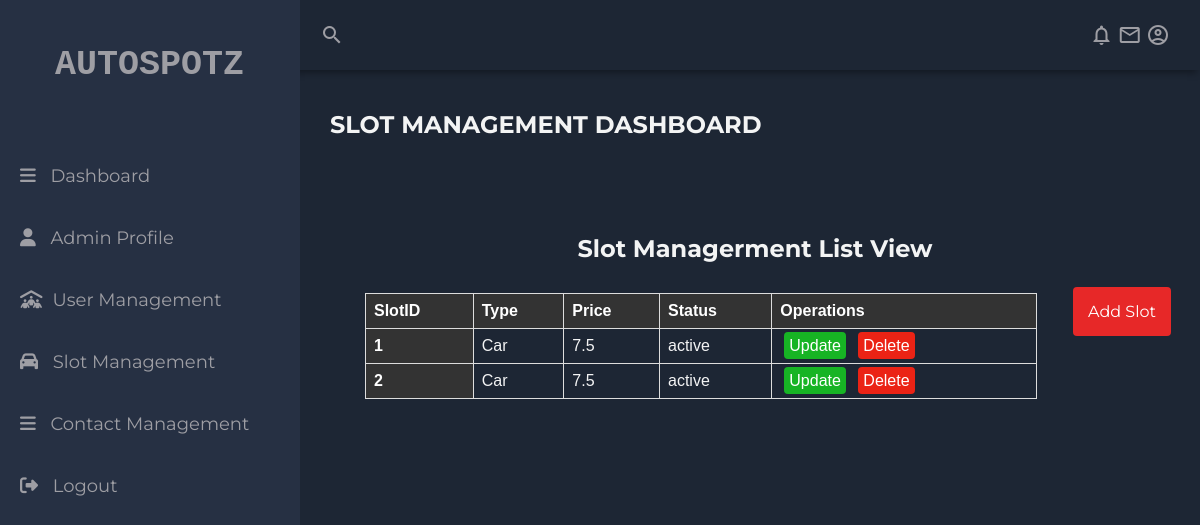
Page /sm-display.php on the committed database.
### tables this page shows
CREATE TABLE `parkingslots` (
  `slotID` int(3) NOT NULL,
  `Type` varchar(8) NOT NULL,
  `Price` float NOT NULL,
  `Status` varchar(8) NOT NULL
);

### sm-display.php (the view, shortened to what this page needs)
<?php
include 'config.php';
?>
<!DOCTYPE html>
<html lang="en">
<head>
    <link rel="stylesheet" href="css/sm-style.css">
    <link rel="stylesheet" href="https://cdnjs.cloudflare.com/ajax/libs/font-awesome/6.4.0/css/all.min.css" />
</head>
<body>
    <div class="grid-container">
      <header class="header">
        <div class="header-left">
          <span class="material-icons-outlined">search</span>
        </div>
        <div class="header-right">
          <span class="material-icons-outlined">notifications</span>
          <span class="material-icons-outlined">email</span>
          <span class="material-icons-outlined">account_circle</span>
        </div>
      </header>
      <aside id="sidebar">
        <div class="sidebar-title">
          <div class="sidebar-brand">
            <span>AUTOSPOTZ</span>
          </div>
        </div>
        <ul class="sidebar-list">
          <li class="sidebar-list-item">
            <a href="admindash.php" target="_self">
              <i class="fa-solid fa-bars"></i> Dashboard
            </a>
          </li>
            <li class="sidebar-list-item">
            <a href="ad-profile.php" target="_self">
              <i class="fa-solid fa-user"></i> Admin Profile
            </a>
          </li>
          <li class="sidebar-list-item">
            <a href="um-display.php" target="_self">
              <i class="fa-solid fa-people-roof"></i>User Management
            </a>
          </li>
          <li class="sidebar-list-item">
            <a href="sm-display.php" target="_self">
             <i class="fa-solid fa-car"></i> Slot Management
            </a>
          </li>
          <li class="sidebar-list-item">
            <a href="cm-display.php" target="_self">
              <i class="fa-solid fa-bars"></i> Contact Management
            </a>
          </li>
          <li class="sidebar-list-item">
            <a href="logout.php" >
             <i class="fa-solid fa-right-from-bracket"></i> Logout
            </a>
          </li>
        </ul>
      </aside>
      <main class="main-container">
        <div class="main-title">
          <h2>SLOT MANAGEMENT DASHBOARD</h2>
        </div>
    <div class="container">
        <center><h2>Slot Managerment List View</h2></center>
        <a type="button" class="btn float" href="sm-addslot.php">Add Slot</a>
    <table class="table">
        <tbody>
        <thead>
            <tr>
                <th scope="col">SlotID</th>
                <th scope="col">Type</th>
                <th scope="col">Price</th>
                <th scope="col">Status </th>
                <th scope="col">Operations</th>
            </tr>
        </thead>
        <?php
    $sql="SELECT * FROM  parkingslots";
    $result=mysqli_query($conn,$sql);
    if($result){
        while( $row=mysqli_fetch_assoc($result)){
            $slotid=$row['slotID'];
            $type=$row['Type'];
            $price=$row['Price'];
            $status=$row['Status'];
            echo '<tr>
            <th scope="row">'.$slotid.'</th>
            <td>'.$type.'</td>
            <td>'.$price.'</td>
            <td>'.$status.'</td>
            <td>
            <a type="button" class="up-btn" href="sm-update.php?updateid='.$slotid.'">Update</a>
            <a type="button" class="dlt-btn" href="sm-delete.php?deleteid='.$slotid.'">Delete</a>
            </td>
        </tr>';
           }
      }
 ?>
    </tbody>
    </table>
    </div>
</body>
</html>

### css/sm-style.css (style rules this page uses)
body { margin: 0; padding: 0; background-color: #1d2634; color: #9e9ea4; font-family: "Montserrat", sans-serif; }
.material-icons-outlined { vertical-align: middle; line-height: 1px; font-size: 35px; }
.grid-container { display: grid; grid-template-columns: 260px 1fr 1fr 1fr; grid-template-rows: 0.2fr 3fr; grid-template-areas: "sidebar header header header" "sidebar main main main"; height: 100vh; }
.header { grid-area: header; height: 70px; margin-left: 30px; display: flex; align-items: center; justify-content: space-between; padding: 0 30px 0 30px; box-shadow: 0 6px 7px -3px rgba(0, 0, 0, 0.35); }
#sidebar { grid-area: sidebar; height: 100%; width: 300px; background-color: #263043; overflow-y: auto; transition: all 0.5s; -webkit-transition: all 0.5s; }
.sidebar-title { display: flex; justify-content: space-between; align-items: center; padding: 30px 50px 30px 30px; margin-bottom: 30px; }
.sidebar-brand { margin-top: 15px; margin-left: 25px; font-size: 35px; font-family: monospace; font-weight: 600; }
.sidebar-list { padding: 0; margin-top: 15px; list-style-type: none; }
.sidebar-list-item { padding: 20px 20px 20px 20px; font-size: 18px; }
.sidebar-list-item a i { margin-right: 10px; }
.sidebar-list-item > a { text-decoration: none; color: #9e9ea4; }
.main-container { grid-area: main; overflow-y: auto; padding: 20px 20px; color: rgba(255, 255, 255, 0.95); }
.main-title { display: flex; margin-left: 50px; justify-content: space-between; }
.container { padding: 5px; }
a { text-decoration: none; }
.btn { background-color: rgb(231, 40, 40); border-radius: 4px; border: none; color: white; padding: 15px; text-align: center; font-size: 16px; margin: 4px 4px; cursor: pointer; }
.table { font-family: Arial, Helvetica, sans-serif; border-collapse: collapse; width: 80%; margin-left: 50%; padding: 2px 2px; margin: 30px; }
.table td, .table th { border: 1px solid #ddd; padding: 8px; }
table th { padding-top: 12px; padding-bottom: 12px; text-align: left; background-color: #333; color: white; }
.up-btn { background-color: rgb(23, 180, 36); border-radius: 4px; border: none; color: white; padding: 5px; text-align: center; font-size: 16px; margin: 4px 4px; cursor: pointer; }
.dlt-btn { background-color: rgb(235, 35, 21); border-radius: 4px; border: none; color: white; padding: 5px; text-align: center; font-size: 16px; margin: 4px 4px; cursor: pointer; }
.container { margin-top: 50px; margin-left: 50px; }
.float { float: right; }

### rows in the picture
parkingslots: slotID "1", Type "Car", Price "7.5", Status "active"
parkingslots: slotID "2", Type "Car", Price "7.5", Status "active"
